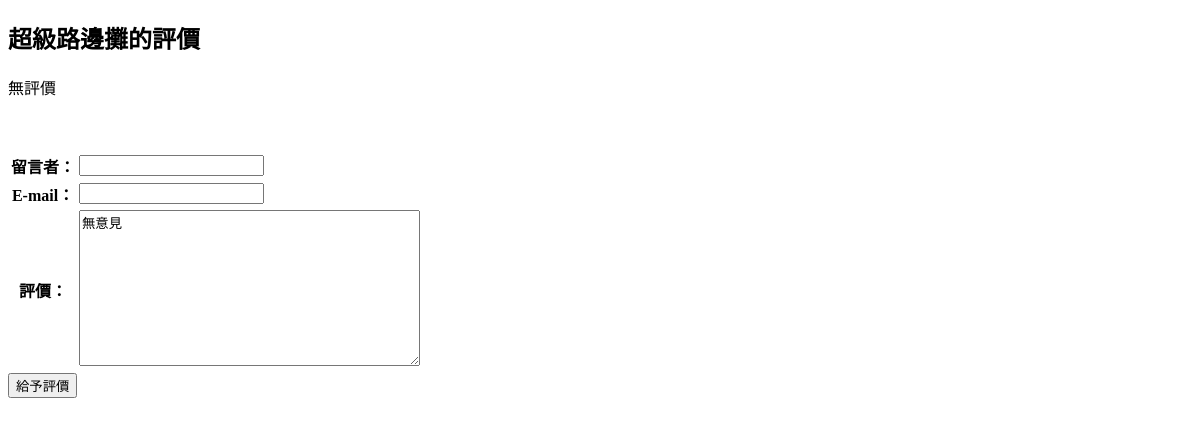
Before: /comment/1/ with the older database file.
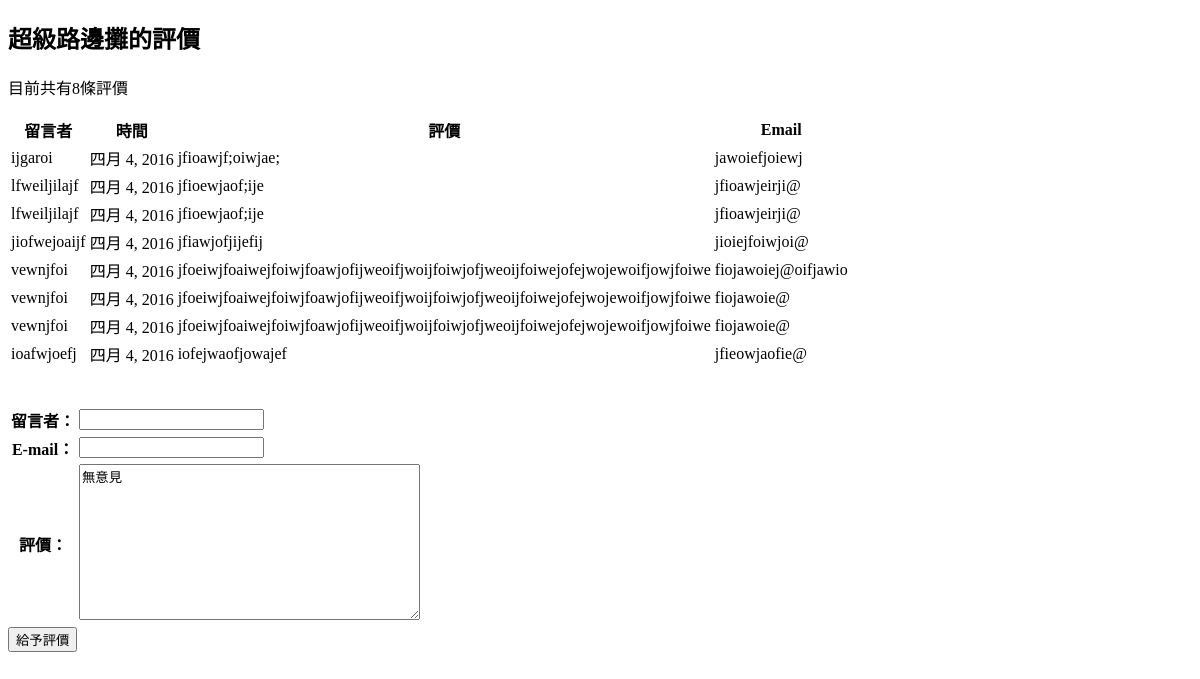
After: the same page with the newer database file.
### restaurants/models.py (models this page shows, shortened)
class Restaurant(models.Model):
    name = models.CharField(max_length=20)
    phone_number = models.CharField(max_length=15)
    address = models.CharField(max_length=50, blank=True)

class Comment(models.Model):
    content = models.CharField(max_length=255)
    visitor = models.CharField(max_length=255)
    email = models.CharField(max_length=255)
    date_time = models.DateTimeField()
    restaurant = models.ForeignKey(Restaurant)
    class Meta:
        ordering = ['date_time']
        permissions = (                     #元組 包含多個元組
            ("can_comment", "Can comment"), #元組 包含兩個元素(codename, name)
        )

### restaurants/views.py (the view)
# urls.py: url(r'^comment/(\d{1,5})/$', comment),
def comment (request, id):
    if id:
        r = Restaurant.objects.get(id=id)
    else:
        return HttpResponseRedirect("/restaurants_list/")
    if request.POST:
        f = CommentForm(request.POST)
        if f.is_valid():
            visitor = f.cleaned_data['visitor']
            content = f.cleaned_data['content']
            email = f.cleaned_data['email']
            date_time = timezone.localtime(timezone.now())
            c = Comment.objects.create(
                    visitor=visitor,
                    email=email,
                    content=content,
                    date_time=date_time,
                    restaurant=r )
            f = CommentForm(initial={'content':'無意見'})
    else:
        f = CommentForm(initial={'content':'無意見'})
    return render(request, 'comments.html', locals())

### restaurants/forms.py (shortened to what this page needs)
class CommentForm(forms.Form):
    visitor = forms.CharField(max_length=20)
    email = forms.EmailField(max_length=20, required=False, label='E-mail')#label設定標籤
    content = forms.CharField(max_length=200, widget=forms.Textarea())

### restaurants/templates/comments.html (shortened to what this page needs)
<!doctype html>
<html>
    <head>
    </head>
    <body>
        <h2>{{ r.name }}的評價</h2>
        {% if r.comment_set.all %}
            <p>目前共有{{ r.comment_set.all|length }}條評價</p>
            <table>
                <tr>
                    <th>留言者</th>
                    <th>時間</th>
                    <th>評價</th>
                    <th>Email</th>
                </tr>
            {% for c in r.comment_set.all %}
                <tr>
                    <td> {{ c.visitor }} </td>
                    <td> {{ c.date_time | date:"F j, Y" }} </td>
                    <td> {{ c.content }} </td>
                    <td> {{ c.email }} </td>
                </tr>
            {% endfor %}
            </table>
        {% else %}
            <p>無評價</p>
        {% endif %}
        <br /><br />
        <form action="" method="post"> {% csrf_token %}
            <table>
                <tr>
                    <th> <label for="id_visitor">留言者：</label> </th>
                    <td> {{ f.visitor }} </td>
                    <td> {{ f.visitor.errors }}</td>
                </tr>
                <tr>
                    <th> <label for="id_email">E-mail：</label> </th>
                    <td> {{ f.email }} </td>
                    <td> {{ f.email.errors }}</td>
                </tr>
                <tr>
                    <th> <label for="id_content">評價：</label> </th>
                    <td> {{ f.content }} </td>
                    <td style="color:red"> {{ f.content.errors }}</td>
                </tr>
            </table>
            <input type="submit" value="給予評價">
        </form>
    </body>
</html>

Changed rows visible on the page:
shown differently, row unchanged: Restaurant "超級路邊攤": comment_set.all|length (not shown) → "8"
added Comment: visitor "ijgaroi", date_time "四月 4, 2016", content "jfioawjf;oiwjae;", email "jawoiefjoiewj"
added Comment: visitor "lfweiljilajf", date_time "四月 4, 2016", content "jfioewjaof;ije", email "jfioawjeirji@"
added Comment: visitor "lfweiljilajf", date_time "四月 4, 2016", content "jfioewjaof;ije", email "jfioawjeirji@"
added Comment: visitor "jiofwejoaijf", date_time "四月 4, 2016", content "jfiawjofjijefij", email "jioiejfoiwjoi@"
added Comment: visitor "vewnjfoi", date_time "四月 4, 2016", content "jfoeiwjfoaiwejfoiwjfoawjofijweoifjwoijfoiwjofjweoijfoiwejofejwojewoifjowjfoiwe", email "fiojawoiej@oifjawio"
added Comment: visitor "vewnjfoi", date_time "四月 4, 2016", content "jfoeiwjfoaiwejfoiwjfoawjofijweoifjwoijfoiwjofjweoijfoiwejofejwojewoifjowjfoiwe", email "fiojawoie@"
added Comment: visitor "vewnjfoi", date_time "四月 4, 2016", content "jfoeiwjfoaiwejfoiwjfoawjofijweoifjwoijfoiwjofjweoijfoiwejofejwojewoifjowjfoiwe", email "fiojawoie@"
added Comment: visitor "ioafwjoefj", date_time "四月 4, 2016", content "iofejwaofjowajef", email "jfieowjaofie@"
Other visible differences:
text no longer shown: "無評價"
text now shown: "目前共有 條評價 留言者 時間 評價 Email"
